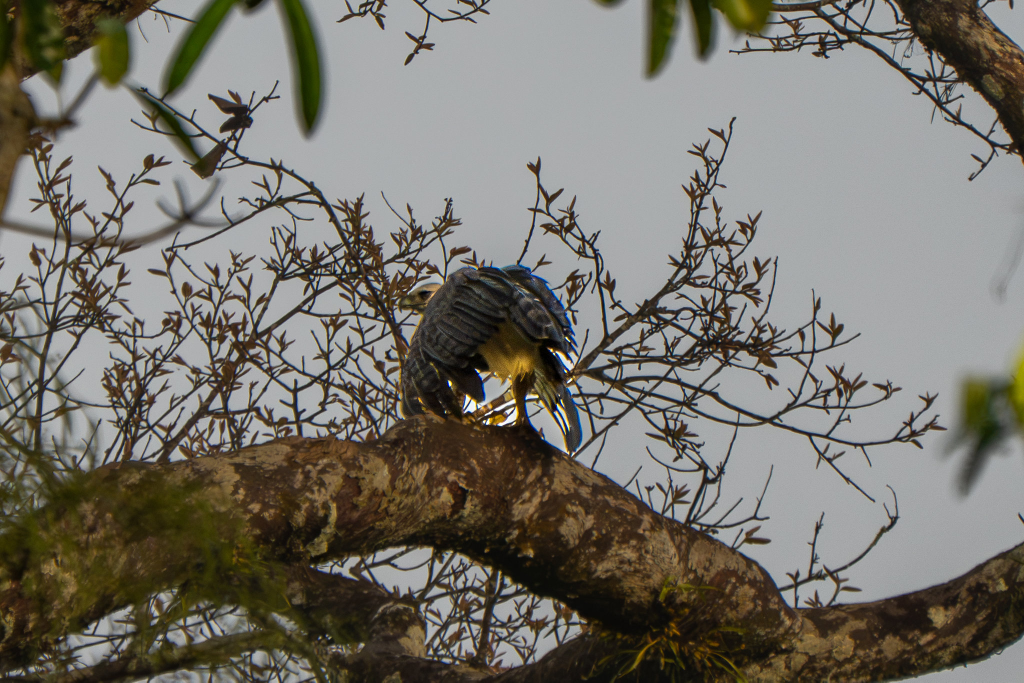
#> input picture assets/photos/dsc00036-171df22a9e-card.jpg, 2048 x 1365 px (shown at 1/2 size); its folder holds 4 pictures in this run
$ python make_previews.py ../assets/photos out
#> lines starting #> are read from the running program, lines starting #| are printed output that depends on the picture
"""Small previews of the export, for reading a batch of photos quickly.

Writing captions means actually looking at every frame, and the published cards are
2048-3840px — far too heavy to page through in bulk (and pointlessly so: judging
subject, place and sequence needs maybe 900px). This writes throwaway previews into
a gitignored scratch folder.

    python scripts\\make_previews.py photos previews
    python scripts\\make_previews.py photos previews --catalog data\\photo-catalog.json
    python scripts\\make_previews.py photos previews --catalog data\\photo-catalog.json --uncaptioned data\\photo-edits.json
    python scripts\\make_previews.py photos previews --filter "Por Maycon*"

With `--catalog`, previews are named `<photo-id>.jpg` so they map straight back to
catalog / photo-edits entries. Without it they keep the source filename.
"""

from __future__ import annotations

import argparse
import fnmatch
import json
from pathlib import Path

from PIL import Image, ImageOps

MAX_EDGE = 900
QUALITY = 78
IMAGE_EXTENSIONS = {".jpg", ".jpeg"}


def load_catalog(path: Path | None) -> dict[str, dict]:
    if path is None:
        return {}
    return {photo["filename"]: photo for photo in json.loads(path.read_text(encoding="utf-8"))["photos"]}


def captioned_ids(path: Path | None) -> set[str] | None:
    """Ids that already have a caption — everything else is what needs looking at."""
    if path is None:
        return None
    edits = json.loads(path.read_text(encoding="utf-8"))["photos"]
    return {
        photo_id
        for photo_id, entry in edits.items()
        if (entry.get("body") or entry.get("caption") or "").strip()
    }


def main() -> None:
    parser = argparse.ArgumentParser(description=__doc__, formatter_class=argparse.RawDescriptionHelpFormatter)
    parser.add_argument("input", type=Path, help="Private folder containing exported JPEGs")
    parser.add_argument("output", type=Path, help="Scratch folder for previews (gitignored)")
    parser.add_argument("--catalog", type=Path, help="Photo catalog JSON; names previews by photo id")
    parser.add_argument("--uncaptioned", type=Path, help="photo-edits.json; only preview photos with no body yet")
    parser.add_argument("--filter", dest="pattern", help="Only files matching this glob, e.g. \"Por Maycon*\"")
    parser.add_argument("--max", type=int, default=MAX_EDGE, help=f"Long edge in px (default {MAX_EDGE})")
    parser.add_argument("--quality", type=int, default=QUALITY, help=f"JPEG quality (default {QUALITY})")
    args = parser.parse_args()

    if args.uncaptioned and not args.catalog:
        raise SystemExit("--uncaptioned needs --catalog too (it matches on photo id).")

    catalog = load_catalog(args.catalog)
    captioned = captioned_ids(args.uncaptioned)

    sources = sorted(
        path
        for path in args.input.iterdir()
        if path.is_file() and path.suffix.lower() in IMAGE_EXTENSIONS and path.stat().st_size > 0
    )
    if args.pattern:
        sources = [path for path in sources if fnmatch.fnmatch(path.name, args.pattern)]

    args.output.mkdir(parents=True, exist_ok=True)
    written = 0
    for path in sources:
        photo = catalog.get(path.name)
        if catalog and photo is None:
            continue  # not a real export as far as the catalog is concerned
        if captioned is not None and photo["id"] in captioned:
            continue
        name = f"{photo['id']}.jpg" if photo else f"{path.stem}.jpg"
        with Image.open(path) as image:
#> image is the input picture: PIL image 2048x1365 RGB; mean R, G, B 118.2, 115.1, 107
            preview = ImageOps.exif_transpose(image).convert("RGB")
            preview.thumbnail((args.max, args.max), Image.Resampling.LANCZOS)
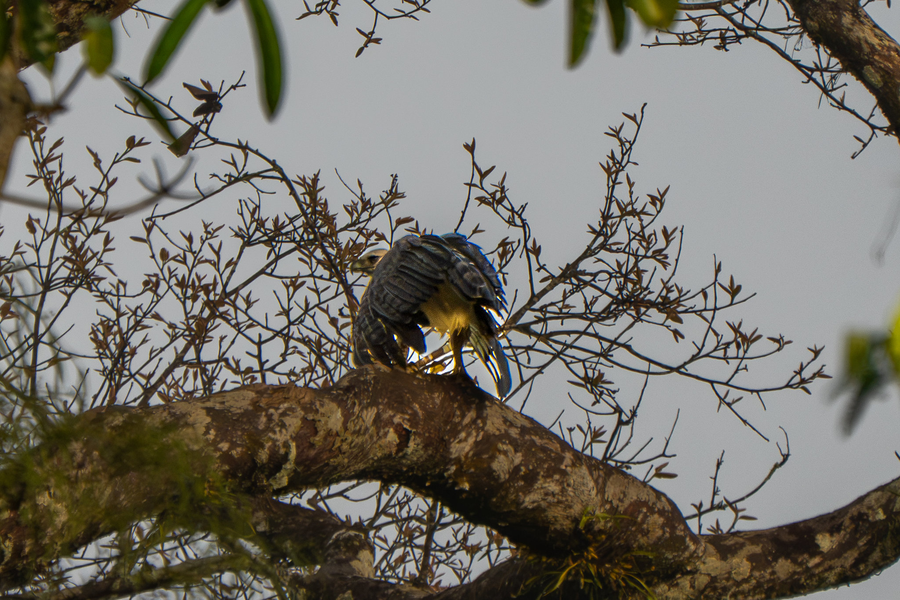
#> preview: PIL image 900x600 RGB; mean R, G, B 118.2, 115.1, 107
            preview.save(args.output / name, "JPEG", quality=args.quality, optimize=True)
        written += 1
        print(f"  {name}  ({preview.width}x{preview.height})", flush=True)
#|   dsc00036-171df22a9e-card.jpg  (900x600)
#> pass 3 of the loop in main, `for path in sources:`:
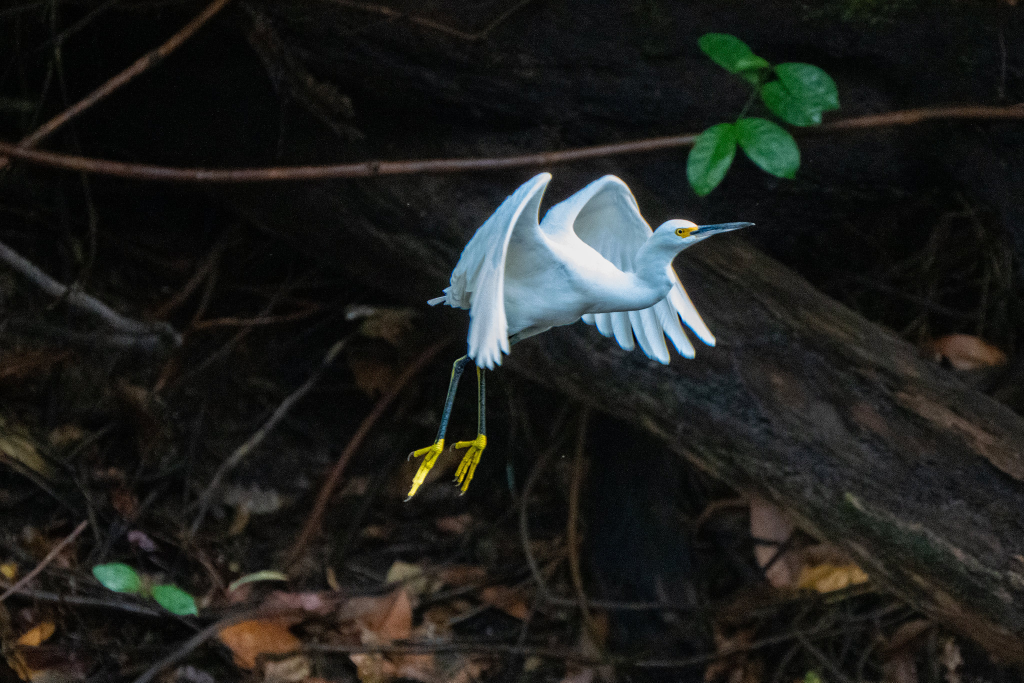
#> input picture assets/photos/dsc00108-bbffb10b02-card.jpg, 2048 x 1365 px (shown at 1/2 size)
#> in main, image is the input picture: PIL image 2048x1365 RGB; mean R, G, B 30.2, 31.4, 28.8
#> in main, `preview.thumbnail((args.max, args.max), Image.Resampling.LANCZOS)`:
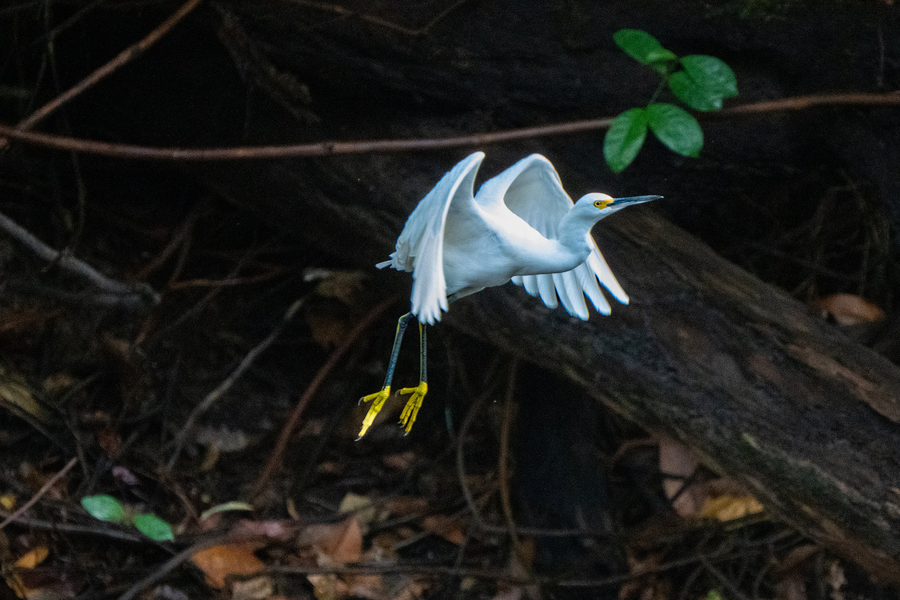
#> preview: PIL image 900x600 RGB; mean R, G, B 30.2, 31.4, 28.8
#|   dsc00108-bbffb10b02-card.jpg  (900x600)
#> the loop made 4 passes; the first 3 are shown

    print(f"\nWrote {written} preview(s) to {args.output}")
    if not written:
        print("Nothing matched — check --filter/--uncaptioned.")


if __name__ == "__main__":
    main()
